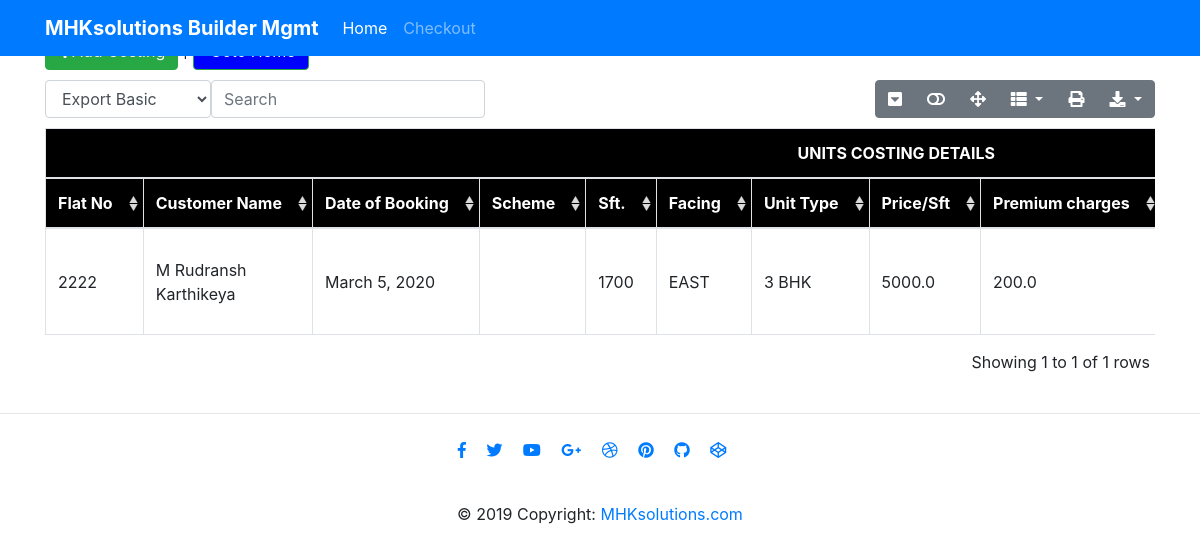
Screenshot of /unitcostinglist/ with the database file from the repository.
### customerapp/models.py (models this page shows, shortened)
class UnitCosting(models.Model):
    flatno=models.ForeignKey(UnitCreation,on_delete=models.CASCADE)
    cname=models.ForeignKey(Customer,on_delete=models.CASCADE)
    bookingdate=models.DateField()
    schemetype=models.ForeignKey(Scheme,on_delete=models.CASCADE)
    sft=models.ForeignKey(Unit,on_delete=models.CASCADE)
    face=models.ForeignKey(Facing,on_delete=models.CASCADE)
    unittype=models.ForeignKey(UnitType,on_delete=models.CASCADE)
    price=models.FloatField()
    pcharge=models.FloatField()
    grossprice=models.FloatField()
    discount=models.FloatField()
    netprice=models.FloatField()
    amenities=models.ForeignKey(Amenities,on_delete=models.CASCADE)

class UnitCreation(models.Model):
    STATUS_CHOICES=(('available','Available'),('sold','Sold'),('reserved','Reserved'),('registered','Registered'))
    flatno=models.IntegerField()
    cname=models.ForeignKey(Company,on_delete=models.CASCADE)
    bname=models.ForeignKey(Blockname,on_delete=models.CASCADE)
    floorno=models.ForeignKey(Floors,on_delete=models.CASCADE)
    unitno=models.ForeignKey(Unit,on_delete=models.CASCADE)
    face=models.ForeignKey(Facing,on_delete=models.CASCADE)
    status=models.CharField(max_length=11,choices=STATUS_CHOICES,default='available')
    def __str__(self):
        return str(self.flatno)

class Customer(models.Model):
    name=models.CharField(max_length=64)
    father=models.CharField(max_length=64)
    dob=models.DateField()
    Occupation=models.CharField(max_length=64)
    mailid=models.EmailField()
    def __str__(self):
        return str(self.name)

class Unit(models.Model):
    name=models.CharField(max_length=64)
    def __str__(self):
        return str(self.name)

class Facing(models.Model):
    name=models.CharField(max_length=64)
    def __str__(self):
        return str(self.name)

class UnitType(models.Model):
    name=models.CharField(max_length=64)
    def __str__(self):
        return str(self.name)

### customerapp/views.py (the view)
# urls.py: url(r'^unitcostinglist/', views.UnitCostingListView.as_view(),name='unitcosting'),
class UnitCostingListView(ListView):
    model=UnitCosting

### customerapp/models.py (called while the page is built)
    def __str__(self):
        return str(self.name)

### templates/customerapp/unitcosting_list.html (shortened to what this page needs)
<!DOCTYPE html>
{%extends 'customerapp/index.html'%}
{%block content%}
  <div class="container mt-2 mb-2">
    <div id="toolbar" class="select">
      <select class="form-control">
        <option value="">Export Basic</option>
      </select>
    </div>
    <table
          id="table"
          data-toggle="table"
          data-pagination="true"
          data-search="true"
          data-search-align="left"
          data-toolbar="#toolbar"
          data-show-print="true"
          data-show-export="true"
          data-click-to-select="true"
          data-show-columns="ture"
          data-show-toggle="ture"
          data-show-fullscreen="ture"
          data-show-pagination="ture"
          data-show-pagination-switch="ture"
          data-pagination-pre-text="previous"
          data-pagination-next-text="next"
          data-pagination-h-align="left"
          data-pagination-detail-h-align="right"
          data-page-list="[10, 20, 30, 40, 50, All]">
      <thead id="table-head">
        <tr>
          <th colspan="15" data-align="center">UNITS COSTING DETAILS</th>
        </tr>
        <tr>
          <th data-field="flatno" data-sortable="true" data-switchable="false">Flat No</th>
          <th data-field="cname" data-sortable="true" data-switchable="false">Customer Name</th>
          <th data-field="bookingdate" data-sortable="true">Date of Booking</th>
          <th data-field="scheme" data-sortable="true">Scheme</th>
          <th data-field="sft" data-sortable="true">Sft.</th>
          <th data-field="face" data-sortable="true">Facing</th>
          <th data-field="unittype" data-sortable="true">Unit Type</th>
          <th data-field="price" data-sortable="true">Price/Sft</th>
          <th data-field="pcharge" data-sortable="true">Premium charges</th>
        </tr>
      </thead>
      <tbody>
        {%for unitcosting in unitcosting_list%}
      <tr>
        <td>{{unitcosting.flatno}}</td>
        <td>{{unitcosting.cname}}</td>
        <td>{{unitcosting.bookingdate}}</td>
        <td>{{unitcosting.scheme}}</td>
        <td>{{unitcosting.sft}}</td>
        <td>{{unitcosting.face}}</td>
        <td>{{unitcosting.unittype}}</td>
        <td>{{unitcosting.price}}</td>
        <td>{{unitcosting.pcharge}}</td>
      </tr>
        {%endfor%}
      </tbody>
      <a class="btn btn-success" id="btn-create" href="/createunitcosting" title="Add Costing" tooltip>Add Costing</a>&nbsp|
      <a class="btn btn-success" id="btn-home" href="/"> Goto Home</a>
    </table>
  </div>
{%endblock%}

### static/css/mystyles.css (style rules this page uses)
#table-head { background-color: black; column-width: auto; color: white; }
#btn-home { margin-bottom: : 25px; background-color: blue; color: white; }

### rows the page displays
UnitCosting: flatno "2222", cname "M Rudransh Karthikeya", bookingdate "March 5, 2020", sft "1700", face "EAST", unittype "3 BHK", price "5000.0", pcharge "200.0"
